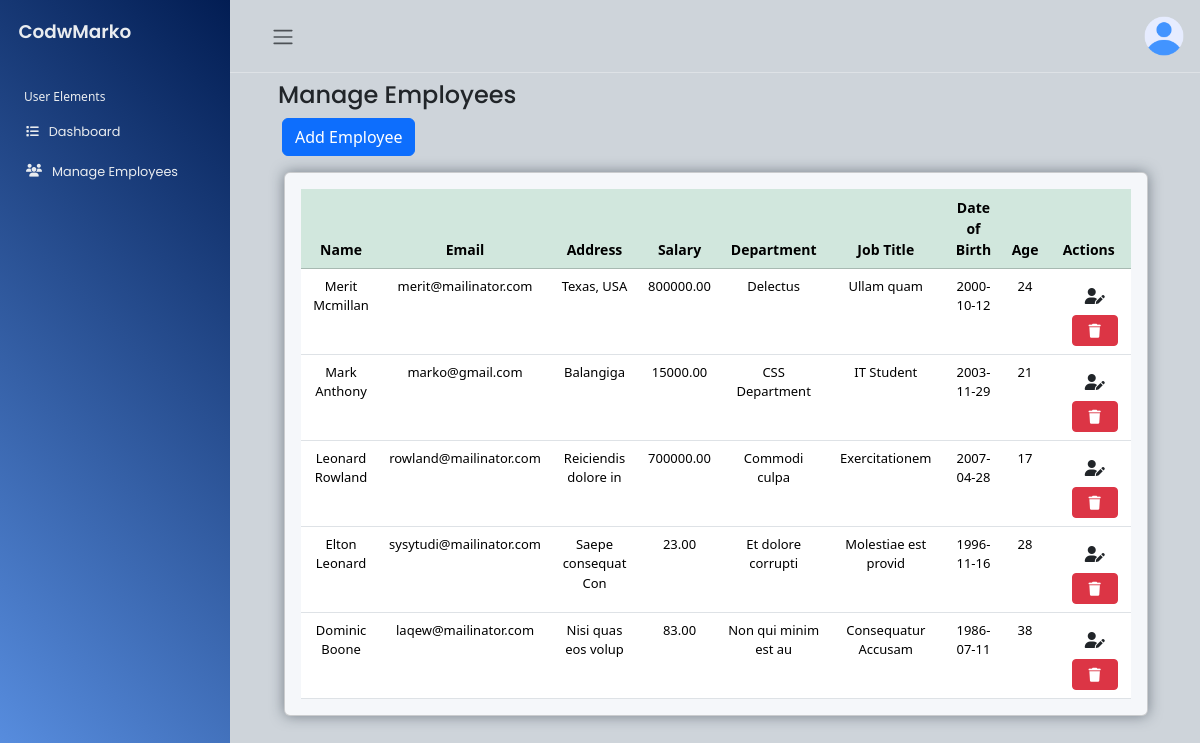
/dashboard/index.php?page=employees, run on an earlier commit of the app's database.
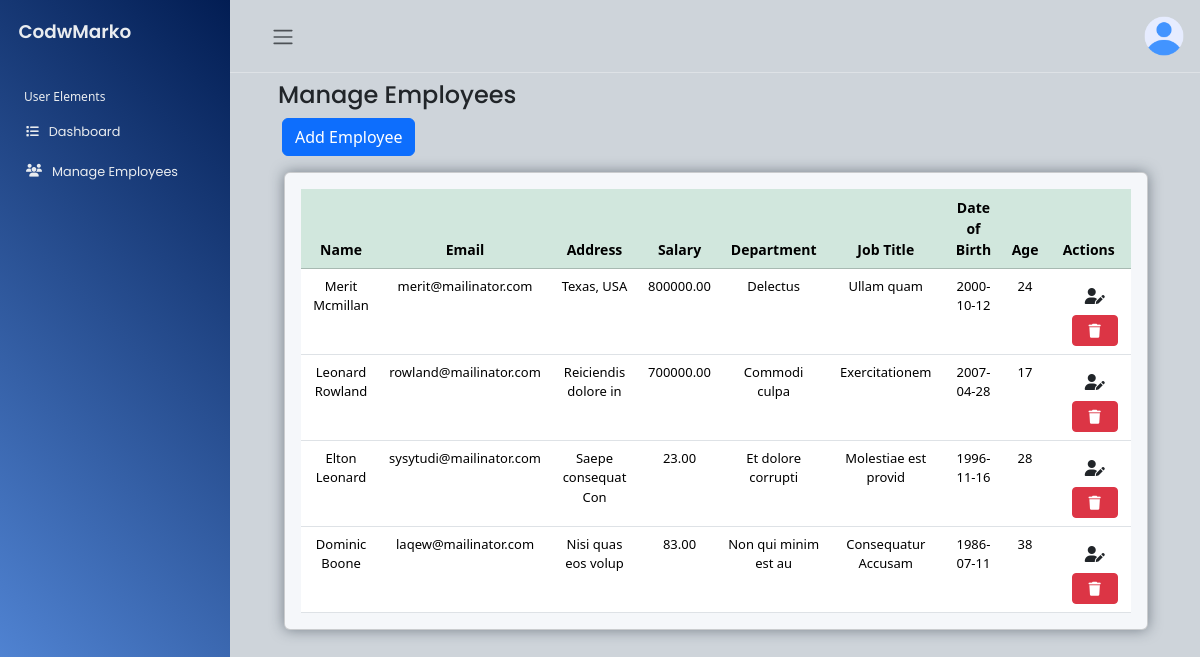
And on a later commit of the database.
### tables this page shows
CREATE TABLE `employee_details` (
  `id` int(11) NOT NULL,
  `employee_id` int(11) NOT NULL,
  `salary` decimal(10,2) NOT NULL,
  `department` varchar(255) DEFAULT NULL,
  `job_title` varchar(255) DEFAULT NULL
);

CREATE TABLE `employee` (
  `id` int(11) NOT NULL,
  `name` varchar(100) NOT NULL,
  `email` varchar(150) NOT NULL,
  `address` varchar(150) NOT NULL,
  `dob` date NOT NULL,
  `age` int(3) DEFAULT NULL,
  `login_id` int(11) UNSIGNED NOT NULL
);

### employees/index.php (the view, shortened to what the changed rows need)
<?php
include 'script.php';
?>
<!DOCTYPE html>
<html lang="en">
<head>
    <link rel="stylesheet" href="../assets/css/table.css">
    <link rel="stylesheet" href="https://cdn.jsdelivr.net/npm/bootstrap@5.3.3/dist/css/bootstrap.min.css">
</head>
<body>
    <div class="container mb-3">
        <section class="intro">
            <div class="bg-image mt-3 h-100">
                <div class="mask d-flex align-items-center h-100">
                    <div class="container">
                        <div class="row justify-content-center">
                            <div class="col-12">
                                <div class="card shadow-2-strong" style="background-color: #f5f7fa;">
                                    <div class="card-body">
                                        <div class="table-responsive">
                                            <table class="table table-hover mb-0">
                                                <thead class="text-center table-success">
                                                    <tr class="text-primary">
                                                        <th scope="col">Name</th>
                                                        <th scope="col">Email</th>
                                                        <th scope="col">Address</th>
                                                        <th scope="col">Salary</th>
                                                        <th scope="col">Department</th>
                                                        <th scope="col">Job Title</th>
                                                        <th scope="col">Date of Birth</th>
                                                        <th scope="col">Age</th>
                                                        <th scope="col">Actions</th>
                                                    </tr>
                                                </thead>
                                                <tbody>
                                                    <?php
                                                    include 'conn.php';
                                                    $sql = "SELECT employee.id, employee.name, employee.email, employee.address, employee.dob, employee.age,
                                                            employee_details.salary, employee_details.department, employee_details.job_title
                                                            FROM employee LEFT JOIN employee_details ON employee.id = employee_details.employee_id";
                                                    $result = $conn->query($sql);
                                                    if ($result->num_rows > 0) {
                                                        while($row = $result->fetch_assoc()) {
                                                            echo "<tr class='text-center'>
                                                                    <td>{$row['name']}</td>
                                                                    <td>{$row['email']}</td>
                                                                    <td>{$row['address']}</td>
                                                                    <td>{$row['salary']}</td>
                                                                    <td>{$row['department']}</td>
                                                                    <td>{$row['job_title']}</td>
                                                                    <td>{$row['dob']}</td>
                                                                    <td>{$row['age']}</td>
                                                                    <td>
                                                                        <button class='btn edit-btn'
                                                                            data-id = '" . $row['id'] . "'
                                                                            data-name='" . htmlspecialchars($row['name'], ENT_QUOTES) . "'
                                                                            data-email='" . htmlspecialchars($row['email'], ENT_QUOTES) . "'
                                                                            data-address='" . htmlspecialchars($row['address'], ENT_QUOTES) . "'
                                                                            data-salary='" . htmlspecialchars($row['salary'], ENT_QUOTES) . "'
                                                                            data-department='" . htmlspecialchars($row['department'], ENT_QUOTES) . "'
                                                                            data-job_title='" . htmlspecialchars($row['job_title'], ENT_QUOTES) . "'
                                                                            data-dob='" . $row['dob'] . "'
                                                                            data-age='" . $row['age'] . "'
                                                                            data-bs-toggle='modal'
                                                                            data-bs-target='#staticBackdrop2'>
                                                                            <i class='fa-solid fa-user-pen'></i>
                                                                        </button>
                                                                            <button class='btn btn-danger btn-sm px-3' data-id='{$row['id']}' onclick='confirmDelete(this)'>
                                                                            <i class='fa-solid fa-trash'></i>
                                                                            </button>
                                                                    </td>
                                                                </tr>";
                                                        }
                                                    } else {
                                                        echo "<tr><td colspan='9' class='text-center'>No employees found</td></tr>";
                                                    }
                                                    ?>
                                                </tbody>
                                            </table>
                                        </div>
                                    </div>
                                </div>
                            </div>
                        </div>
                    </div>
                </div>
            </div>
        </section>
    </div>
</body>
</html>

What changed in the data, as far as the page shows it:
removed employee_details: employee.name "Mark Anthony", employee.email "marko@gmail.com", employee.address "Balangiga", salary "15000.00", department "CSS Department", job_title "IT Student", employee.dob "2003-11-29", employee.age "21"
